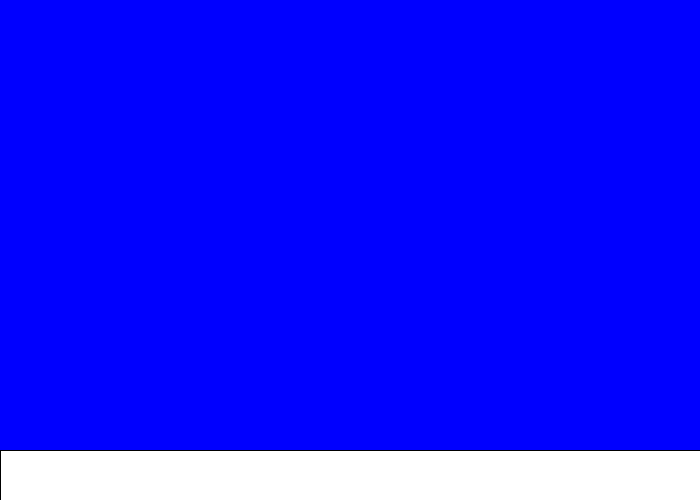
Frame 1 (no input)
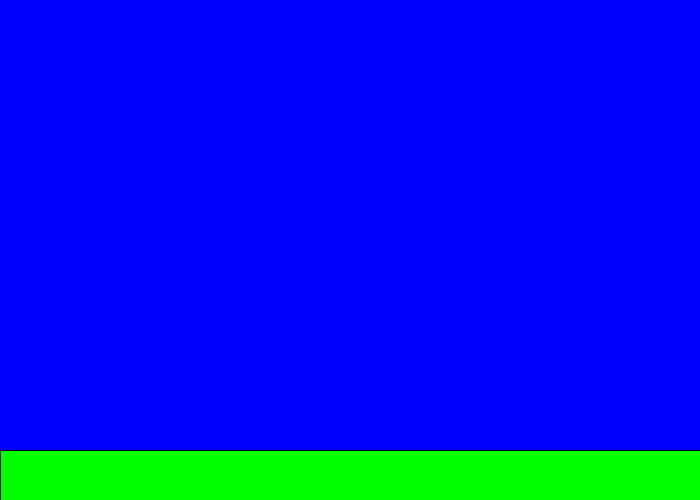
Frame 60 (the mouse pressed at the canvas centre just before this capture)
Frame 120 (the mouse held since frame 60 and released just before this capture): identical to frame 60, image omitted

The Processing sketch that drew these frames (run headless with seeded random() and noise(); from frame 60 on, the mouse is pressed at the canvas centre):

// Processing sketch: SideScroller
// ── SideScroller.pde
 int xpos;
 int ypos;
 
  
  
  void setup(){
 size(700,500);
 
 
  }
 void draw(){
  background(0, 0, 255);
  rect(0, 450, 700, 200);
  fill(0, 255, 0);
 }
